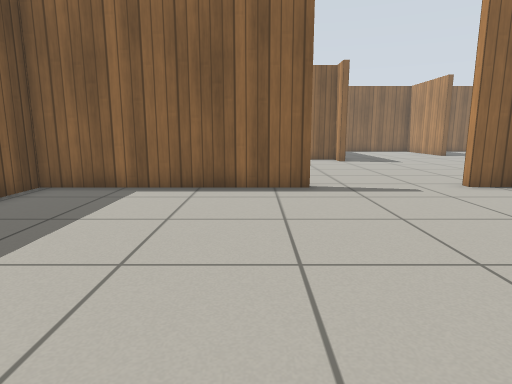
view 1 (above)

17 first-person views from a walk through a robot-simulator world made for Gazebo. The camera is 0.72 m above the floor, tilts 10° down and sees 75° across. The floor is counted in squares, 0.5 m on a side. Each view is taken from the middle of a square. On the plan, view 1 faces up. The plan holds only what a view shows up to about 15 squares ahead; the rest is blank. Gazebo's built-in surfaces are drawn with simple patterns.

view 2
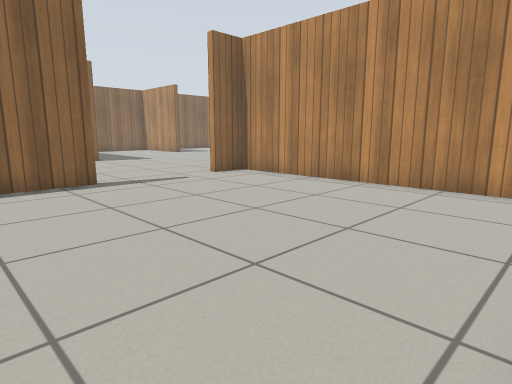

view 3
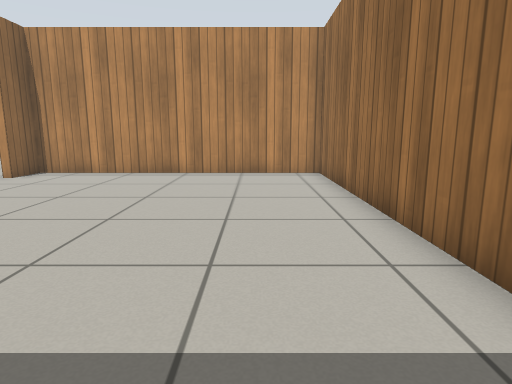

view 4
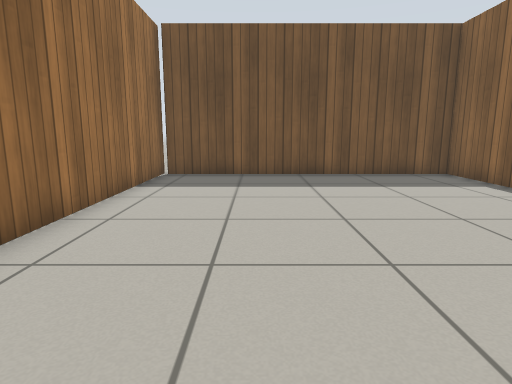

view 5
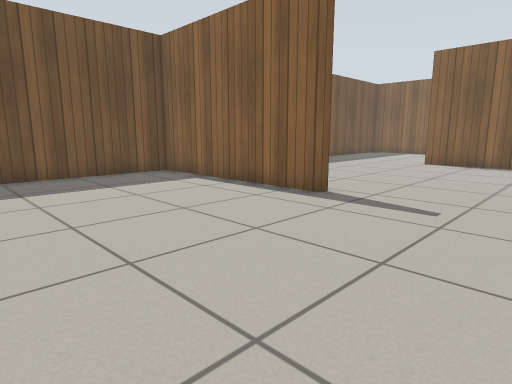

view 6
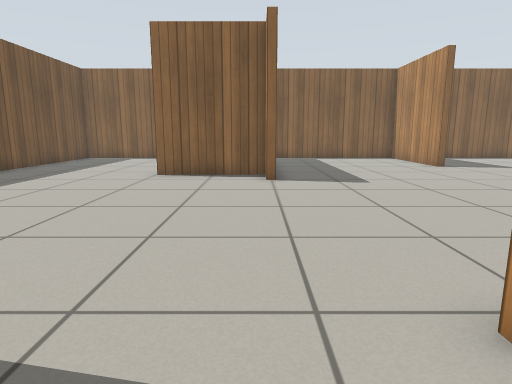

view 7
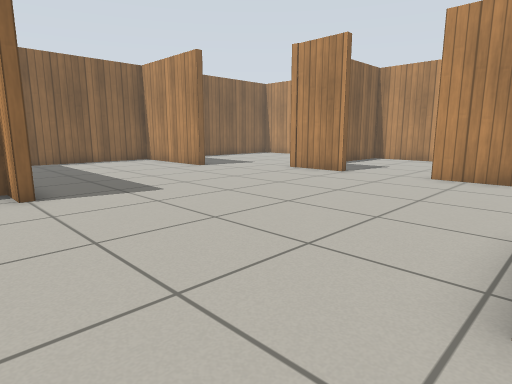

view 8
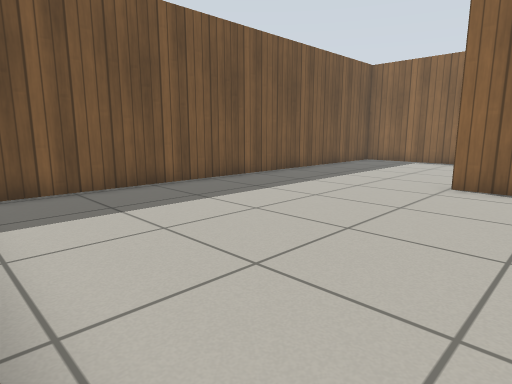

view 9
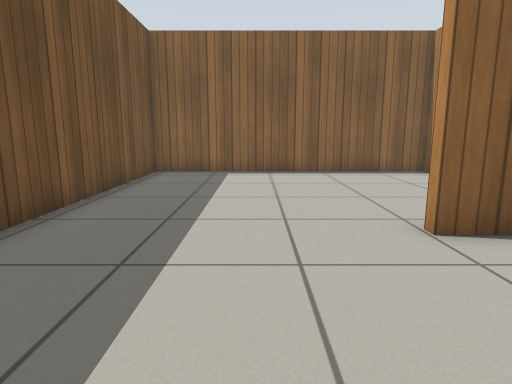

view 10
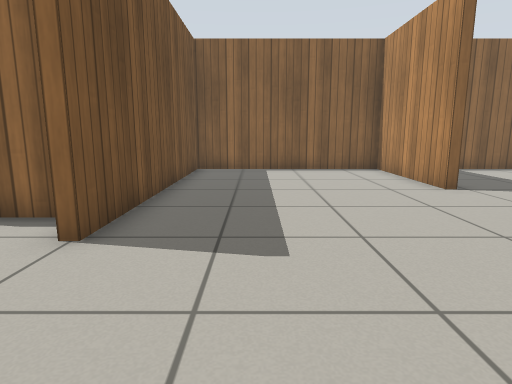

view 11
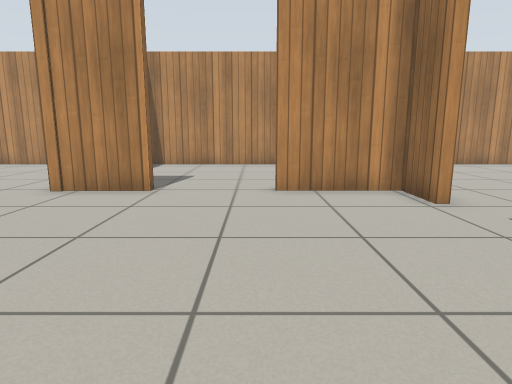

view 12
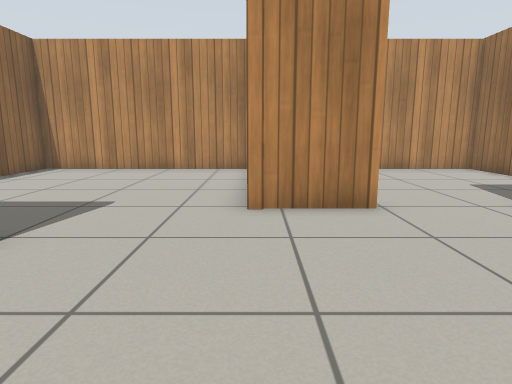

view 13
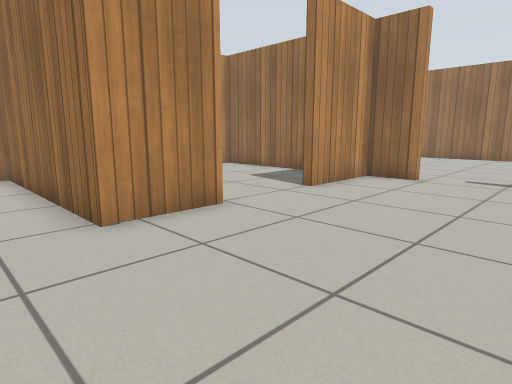

view 14
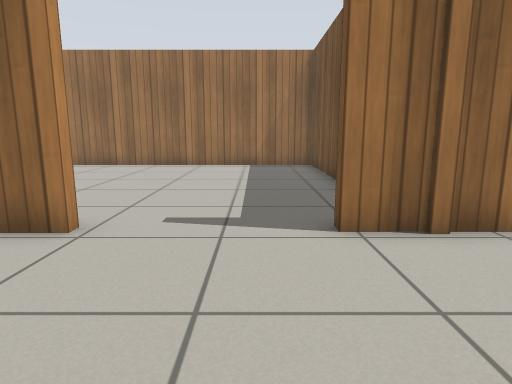

view 15
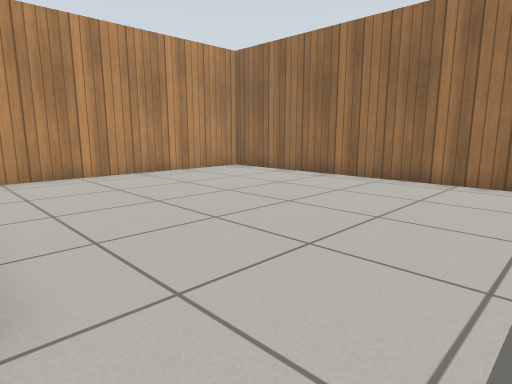

view 16
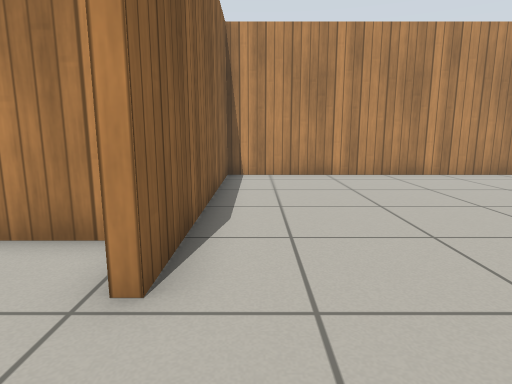

view 17
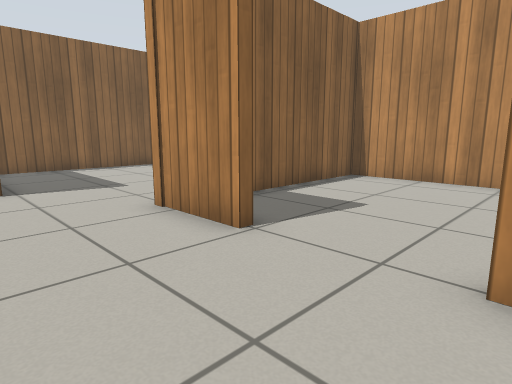

### Floor plan
Ten units are one square. View 1 is at (0, 0); x grows to the right and y downward. Boxes are objects, and circles mark ways between rooms. Rooms are numbered by the first view taken in them; rooms with no view inside come last. Other rooms are left out.
<svg viewBox="-66 -271 287 289">
<path fill="none" stroke="#000" d="M15 -88 -58 -88 -58 11M-61 13 72 13 72 -88 58 -88M43 -260 43 -266 -58 -266 -58 -100M119 -215 119 -266 46 -266 46 -173 43 -173 43 -186 6 -186 6 -190M61 -93 89 -93M143 -156 143 -182M127 -93 143 -93 143 -125M75 -36 75 13 216 13 216 -90 127 -90 127 -93M143 -182 216 -182 216 -266 129 -266M143 -125 148 -125M170 -93 216 -93 216 -179 168 -179"/>
<circle cx="35" cy="-90" r="3" fill="#2a7"/>
<circle cx="105" cy="-90" r="3" fill="#2a7"/>
<circle cx="133" cy="-200" r="3" fill="#2a7"/>
<circle cx="150" cy="-140" r="3" fill="#2a7"/>
<text x="10" y="-40">1</text>
<text x="40" y="-180">2</text>
<text x="140" y="-40">3</text>
<text x="170" y="-230">4</text>
<text x="180" y="-140">5</text>
</svg>
Room 1 opens to room 2. Room 2 opens to room 3. Room 2 opens to room 4. Room 2 opens to room 5.

Where each view was taken, in squares from view 1:
view 1: 0 up, 0 right, facing up
view 2: 1 down, 2 left, facing up-right
view 3: 1 up, 5 left, facing right
view 4: 2 up, 6 right, facing left
view 5: 2 up, 6 right, facing up-left
view 6: 7 up, 4 right, facing up
view 7: 9 up, 3 right, facing up-right
view 8: 9 up, 3 right, facing up-left
view 9: 14 up, 2 left, facing up
view 10: 13 up, 7 right, facing up
view 11: 13 up, 6 right, facing right
view 12: 18 up, 8 right, facing right
view 13: 20 up, 9 right, facing down-right
view 14: 14 up, 10 right, facing down
view 15: 9 up, 10 right, facing down-right
view 16: 8 up, 10 right, facing right
view 17: 12 up, 11 right, facing up-right
